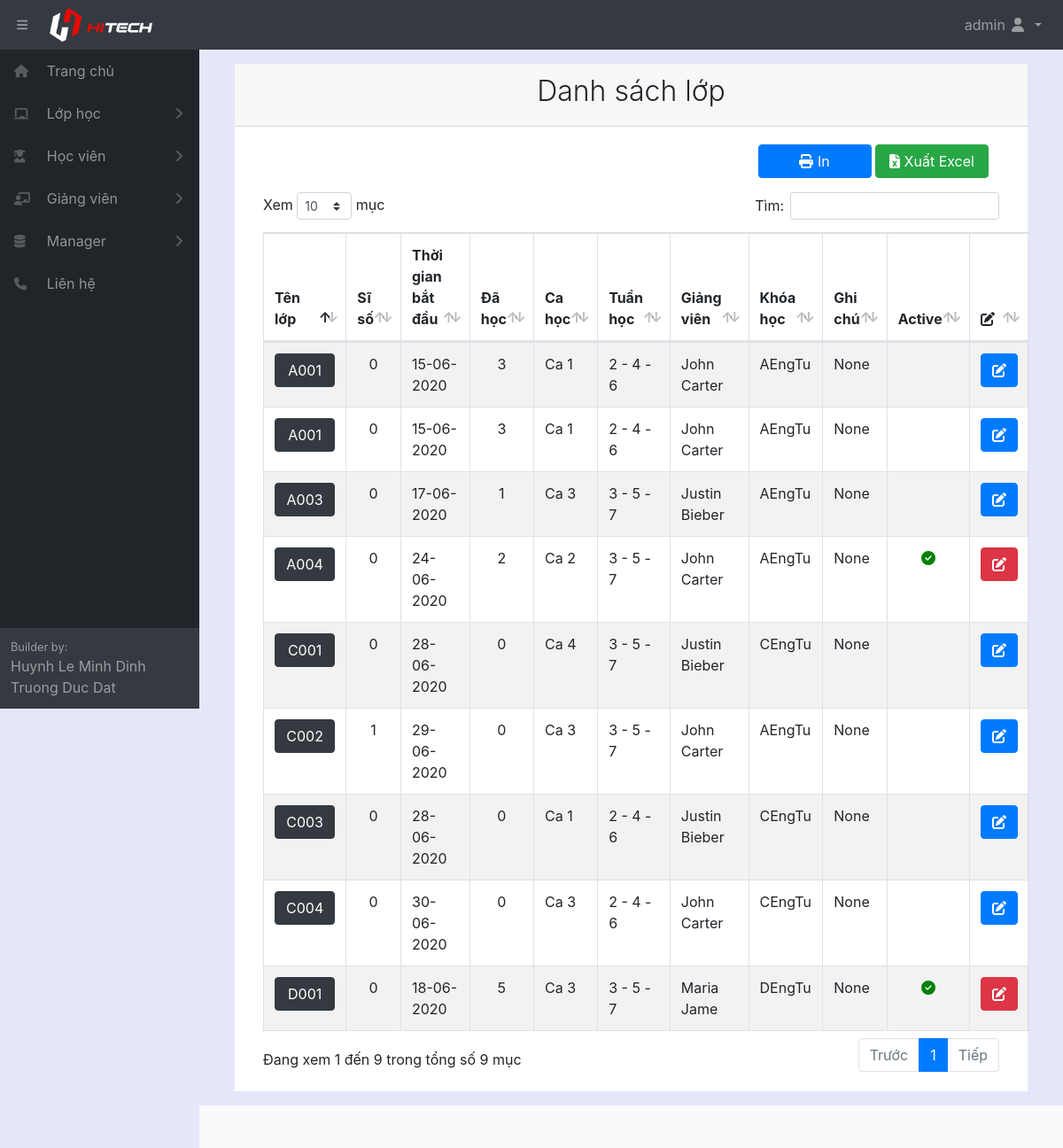
Before: /listclass/ (signed in) with the older database file.
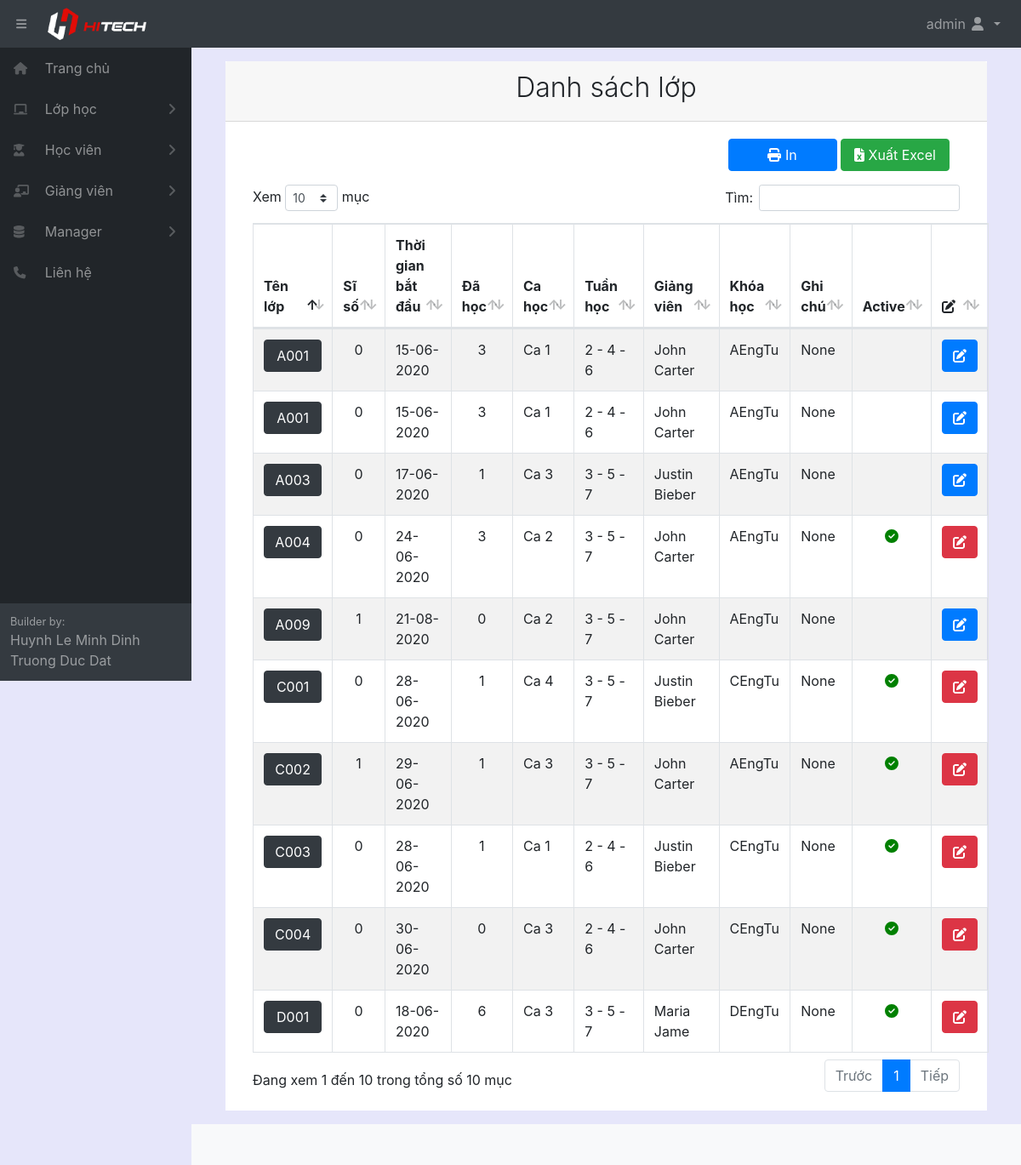
After: the same page with the newer database file.
### home/models.py (models this page shows, shortened)
class Classname(models.Model):
    fullname = models.CharField(max_length=100, verbose_name="Tên lớp học")
    startdate = models.DateField(auto_now_add=True, verbose_name="Ngày bắt đầu")
    room = models.ForeignKey(Room, null= True, on_delete=models.SET_NULL)
    unit = models.ForeignKey(Unit, null = True, on_delete=models.SET_NULL)
    timeshift = models.ForeignKey(TimeShift, null = True, on_delete=models.SET_NULL)
    startdate = models.DateField(verbose_name="Ngày bắt đầu học")
    timeweek = models.ForeignKey(TimeWeek, null = True, on_delete=models.SET_NULL)
    teacher = models.ForeignKey(Teacher, null = True, on_delete=models.SET_NULL)
    datecount = models.IntegerField(default=0, blank=True, verbose_name="Số buổi học")
    note = models.CharField(max_length=300, null = True, blank=True, verbose_name="Ghi chú")
    active = models.BooleanField(default=True, verbose_name="Trạng thái")
    class Meta:
        ordering =["fullname"]
        verbose_name_plural = "Lớp học"

class TimeShift(models.Model):
    fullname = models.CharField(max_length=100, verbose_name="Tên ca học")
    infomation = models.CharField(max_length=1000, blank=True, verbose_name="Thông tin ca học")
    timestart = models.TimeField(null = True, blank=True, verbose_name="Giờ bắt đầu")
    timeend = models.TimeField(null = True, blank=True, verbose_name="Giờ kết thúc")
    active = models.BooleanField(default=True, verbose_name="Trạng thái")
    def __str__(self):
        return  self.fullname
    class Meta:
        ordering =["fullname"]
        verbose_name_plural = "Ca học"

class TimeWeek(models.Model):
    name = models.CharField(max_length=100, verbose_name="Loại")
    def __str__(self):
        return  self.name
    class Meta:
        ordering =["name"]
        verbose_name_plural = "Ngày học trong tuần"

class Teacher(models.Model):
    fullname = models.CharField(max_length=100, verbose_name="Tên giáo viên")
    gender = models.ForeignKey(Gender, null= True, on_delete=models.SET_NULL)
    birthday = models.DateField(verbose_name="Ngày sinh")
    identity_card = models.CharField(max_length=100, null = True, blank=True, verbose_name="CMND")
    phonenumber = models.CharField(max_length=100, null = True, blank=True, verbose_name="SDT")
    email = models.CharField(max_length=100, null = True, blank=True, verbose_name="Email")
    adress = models.CharField(max_length=300, null = True, blank=True, verbose_name="Địa chỉ")
    create_date = models.DateField(auto_now_add=True, verbose_name="Ngày tạo thông tin")
    note = models.CharField(max_length=300, null = True, blank=True, verbose_name="Ghi chú")
    active = models.BooleanField(default=True, verbose_name="Trạng thái")
    def __str__(self):
        return  self.fullname
    class Meta:
        ordering =["fullname"]
        verbose_name_plural = "Giáo viên"

class Unit(models.Model):
    fullname = models.CharField(max_length=100, verbose_name="Tên khóa học")
    infomation = models.CharField(max_length=1000, blank=True, null=True, verbose_name="Thông tin khóa học")
    fee = models.IntegerField(default=0, verbose_name="Học phí khóa học")
    active = models.BooleanField(default=True, verbose_name="Trạng thái")
    def __str__(self):
        return  self.fullname
    class Meta:
        ordering =["fullname"]
        verbose_name_plural = "Khóa học"

### home/decorators.py (the view)
        def wrapper_func(request, *args, **kwargs):
            group = None
            if request.user.groups.exists():
                group = request.user.groups.all()[0].name
            if group in allowed_roles:
                return view_func(request, *args, **kwargs)
            else:
                return redirect('errorrole')

### home/views.py (called while the page is built)
@login_required(login_url='login')
@allowed_users(allowed_roles=['admin','manager','staff','teacher'])
def listClass(request):
    schedule = Schedule.objects.all()
    listclass = Classname.objects.all()
    arraya = []
    for itema in listclass:
        SLa = {}
        SLa['idclass'] = itema.pk
        SLa['number'] = Student.objects.filter(classname_id=itema).count()
        arraya.append(SLa)
    arrayb = []
    for itemb in listclass:
        SLb = {}
        SLb['id'] = itemb.pk
        SLb['number'] = Schedule.objects.filter(id_classname=itemb.pk,active=1).count()
        arrayb.append(SLb)
    context = {'listclass': listclass,'schedule':schedule,'SLa':arraya,'SLb':arrayb}
    return render(request, 'class/listClass.html', context)

### home/templates/class/listClass.html (shortened to what this page needs)
{% extends "pages/base.html" %}
{% block content %}
{% load static %}
<div class="card-header">
    <h2 class="text-center font-weight-light">Danh sách lớp</h2>
</div>
<div class="card-body">
    <div class="col-md-12 row">
        <div style="margin-left: auto; padding-bottom: 1em;">
            <div>
                <button name="print" onclick="printfail()" style="width: 8em;" type="button" class="btn btn-primary"><i
                        class="fas fa-print"></i> In</button>
                <button name="exportExcel" style="width: 8em;" type="button" class="btn btn-success"><i
                        class="fas fa-file-excel"></i> Xuất Excel</button>
            </div>
        </div>
    </div>
    <div class="col-md-12">
        <table id="example" class="table table-striped table-bordered" style="width:100%">
            <thead>
                <tr>
                    <th style="width: 10%;">Tên lớp</th>
                    <th style="width: 5%;">Sĩ số</th>
                    <th style="width: 10%;">Thời gian bắt đầu</th>
                    <th style="width: 5%;">Đã học</th>
                    <th style="width: 5%;">Ca học</th>
                    <th style="width: 5%;">Tuần học</th>
                    <th style="width: 15%;">Giảng viên</th>
                    <th style="width: 10%;">Khóa học</th>
                    <th style="width: 15%;">Ghi chú</th>
                    <th style="width: 5%;">Active</th>
                    <th style="width: 5%;"><i class="fas fa-edit"></i></a></th>
                </tr>
            </thead>
            <tbody>
                {% for i in listclass %}
                <tr>
                    <td>
                        <a class="btn btn-dark" style="color: white; width: 100%;"
                            href="/classstudent/{{ i.pk }}">{{ i.fullname}}</a>
                    </td>
                    <td style="text-align: center;">
                        {% for itema in SLa %}
                        {% if itema.idclass == i.pk %}
                        {{itema.number}}
                        {% endif %}
                        {% endfor %}
                    </td>
                    <td>{{ i.startdate|date:"d-m-Y"}}</td>
                    <td style="text-align: center;">
                        {% for itemb in SLb %}
                        {% if itemb.id == i.id %}
                        {{itemb.number}}
                        {% endif %}
                        {% endfor %}
                    </td>
                    <td>{{ i.timeshift}}</td>
                    <td>{{ i.timeweek}}</td>
                    <td>{{ i.teacher}}</td>
                    <td>{{ i.unit}}</td>
                    <td>{{ i.note}}</td>
                    <td style="text-align: center;">
                        {% if i.active %}
                        <i style="color: green; " class="fas fa-check-circle"></i>
                        {%endif%}
                    </td>
                    <td style="text-align: center;">
                        {% if i.active %}
                        <a class="btn btn-danger" onclick="warningedit()"><i class="fas fa-edit"
                                style="color: white;"></i></a>
                        {% else %}
                        <a class="btn btn-primary" href="/class/{{ i.pk }}"><i class="fas fa-edit"></i></a>
                        {% endif %}
                    </td>
                </tr>
                {% endfor %}
            </tbody>
        </table>
    </div>
</div>
{% endblock content %}

### home/templates/pages/base.html (shortened to what this page needs)
<!DOCTYPE html>
<html lang="en">
{% load static %}
<head>
    <link href="{% static '/fullcalendar/core/main.css' %}" rel='stylesheet' />
    <link href="{% static '/fullcalendar/daygrid/main.css' %}" rel='stylesheet' />
    <link href="{% static '/css/styles.css' %}" rel="stylesheet" />
    <link href="{% static '/css/dataTables.bootstrap4.min.css' %}" rel="stylesheet" />
</head>
<body class="sb-nav-fixed">
    <nav class="sb-topnav navbar navbar-expand navbar-dark bg-dark">
        <button class="btn btn-link btn-sm order-0 order-lg-0" id="sidebarToggle" href="#" style="margin-left: 10px;">
            <i class="fas fa-bars"></i></button>
        <a class="navbar-brand" href="{% url 'home' %}">
            <img src="/static/images/Logo-row-Light.png" alt="" style="width: 60%;">
        </a>
        <ul class="navbar-nav ml-auto ml-md-0">
            <li class="nav-item dropdown">
                <a class="nav-link dropdown-toggle" id="userDropdown" href="#" role="button" data-toggle="dropdown"
                    aria-haspopup="true" aria-expanded="false">
                    {{user.first_name}} {{user.last_name}}
                    <i class="fas fa-user fa-fw"></i>
                </a>
            </li>
        </ul>
    </nav>
    <div id="layoutSidenav">
        <div id="layoutSidenav_nav">
            <nav class="sb-sidenav accordion sb-sidenav-dark" id="sidenavAccordion">
                <div class="sb-sidenav-menu">
                    <div class="nav">
                        <a class="nav-link" href="{% url 'home' %}">
                            <div class="sb-nav-link-icon" style="width: 2em;">
                                <i class="fas fa-home"></i>
                            </div>
                            Trang chủ
                        </a>
                        <a class="nav-link collapsed" href="#" data-toggle="collapse" data-target="#collapseClass"
                            aria-expanded="false" aria-controls="collapseClass">
                            <div class="sb-nav-link-icon" style="width: 2em;">
                                <i class="fas fa-chalkboard"></i>
                            </div>
                            Lớp học
                            <div class="sb-sidenav-collapse-arrow">
                                <i class="fas fa-angle-down"></i>
                            </div>
                        </a>
                        <a class="nav-link collapsed" href="#" data-toggle="collapse" data-target="#collapseStudent"
                            aria-expanded="false" aria-controls="collapseStudent">
                            <div class="sb-nav-link-icon" style="width: 2em;">
                                <i class="fas fa-user-graduate"></i>
                            </div>
                            Học viên
                            <div class="sb-sidenav-collapse-arrow">
                                <i class="fas fa-angle-down"></i>
                            </div>
                        </a>
                        <a class="nav-link collapsed" href="#" data-toggle="collapse" data-target="#collapseTeacher"
                            aria-expanded="false" aria-controls="collapseTeacher">
                            <div class="sb-nav-link-icon" style="width: 2em;">
                                <i class="fas fa-chalkboard-teacher"></i>
                            </div>
                            Giảng viên
                            <div class="sb-sidenav-collapse-arrow">
                                <i class="fas fa-angle-down"></i>
                            </div>
                        </a>
                        {% if request.user.is_staff %}
                        <a class="nav-link collapsed" href="#" data-toggle="collapse" data-target="#collapseManager"
                            aria-expanded="false" aria-controls="collapseManager">
                            <div class="sb-nav-link-icon" style="width: 2em;">
                                <i class="fas fa-database"></i>
                            </div>
                            Manager
                            <div class="sb-sidenav-collapse-arrow">
                                <i class="fas fa-angle-down"></i>
                            </div>
                        </a>
                        {% endif %}
                        <a class="nav-link" href="{% url 'contact' %}">
                            <div class="sb-nav-link-icon" style="width: 2em;">
                                <i class="fas fa-phone"></i>
                            </div>
                            Liên hệ
                        </a>
                    </div>
                </div>
                <div class="sb-sidenav-footer">
                    <div class="small">Builder by:</div>
                    <div>Huynh Le Minh Dinh</div>
                    <div>Truong Duc Dat</div>
                </div>
            </nav>
        </div>
        <div id="layoutSidenav_content" style="background-color: lavender;">
            <main>
                <div class="container-fluid">
                    <div style="margin: 1em; background-color: white;">
                        {% block content %}{% endblock %}
                    </div>
                </div>
            </main>
            <footer class="py-4 bg-light mt-auto">
            </footer>
        </div>
    </div>
</body>
</html>

Changed rows visible on the page:
added Classname: fullname "A009", number "1", startdate "21-08-2020", number "0", timeshift "Ca 2", timeweek "3 - 5 - 7", teacher "John Carter", unit "AEngTu", note "None"
changed Classname "Ca 4": active False → True (drawn)
changed Classname (number 7 of 10 on the later page): active False → True (drawn)
changed Classname (number 8 of 10 on the later page): active False → True (drawn)
changed Classname (number 9 of 10 on the later page): active False → True (drawn)
Other visible differences:
text written by a page script: "Xem mục Tìm: Đang xem 1 đến 9 trong tổng số 9 mục Trước 1 Tiếp" → "Xem mục Tìm: Đang xem 1 đến 10 trong tổng số 10 mục Trước 1 Tiếp"
new list line: "3"
new list line: "1"
new list line: "6"
list line gone: "2"
list line gone: "0"
list line gone: "5"
